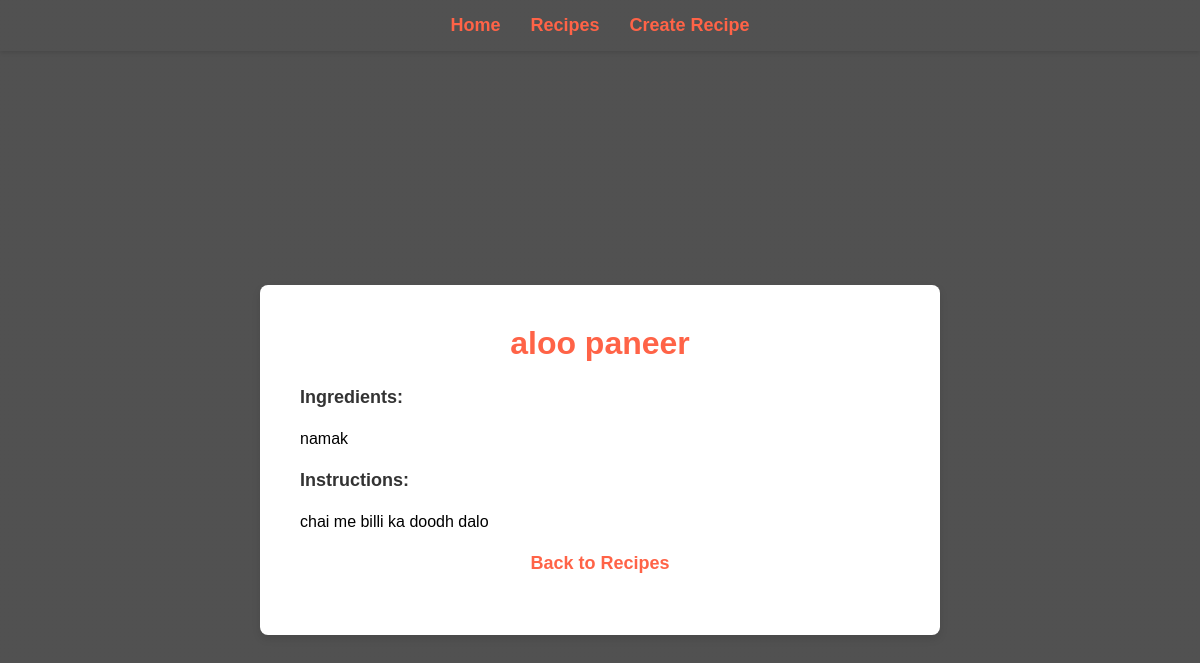
Screenshot of /recipe/5953bb52-f198-4fe7-a8ef-059f13cd83ea with the database file from the repository.
### tables this page shows
CREATE TABLE recipes (id TEXT PRIMARY KEY, name TEXT, ing TEXT, ins TEXT);

### main.py (the view)
@app.route("/recipe/<id>")
def recipe(id):
    with db:
        recipe = db.fetchone("SELECT id, name, ing, ins FROM recipes WHERE id = ?", (id,))
    if not recipe:
        return "Recipe not found", 404
    recipe_dict = {"id": recipe[0], "name": recipe[1], "ing": recipe[2], "ins": recipe[3]}
    return render_template('recipe.html', recipe=recipe_dict)

### db.py (called while the page is built)
    def connect(self):
        self.conn = connect(self.db_file)

    def close(self):
        if self.conn:
            self.conn.close()
            self.conn = None

    def execute(self, q: str, p: tuple = ()):
        if not self.conn:
            raise Exception("Database conn is not established.")
        cursor = self.conn.cursor()
        cursor.execute(q, p)
        self.conn.commit()
        return cursor

    def fetchone(self, q: str, p: tuple = ()):
        cursor = self.execute(q, p)
        return cursor.fetchone()

    def __enter__(self):
        self.connect()
        return self

    def __exit__(self, exc_type, exc_val, exc_tb):
        self.close()

### templates/recipe.html (shortened to what this page needs)
<!DOCTYPE html>
<html lang="en">
<head>
</head>
<body>
    {% include "nav.html" %}
    <div class="recipe-details" style="margin-top: 80px;">
        <h1>{{ recipe.name }}</h1>
        <p><strong>Ingredients:</strong></p>
        <div>{{ recipe.ing|safe }}</div>
        <p><strong>Instructions:</strong></p>
        <div>{{ recipe.ins|safe }}</div>
        <p style="text-align:center;"><a href="{{ url_for('recipes') }}" style="color:#ff6347; font-weight:bold; text-decoration:none;">Back to Recipes</a></p>
    </div>
</body>
</html>

### rows the page displays
recipes: name "aloo paneer", ing "namak", ins "chai me billi ka doodh dalo"
